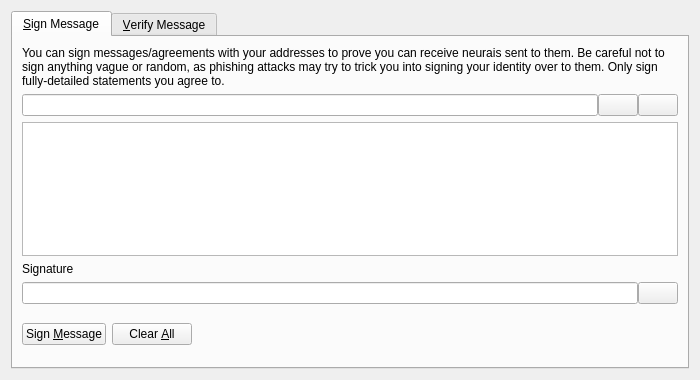
<?xml version="1.0" encoding="UTF-8"?>
<ui version="4.0">
 <class>SignVerifyMessageDialog</class>
 <widget class="QDialog" name="SignVerifyMessageDialog">
  <property name="geometry">
   <rect>
    <x>0</x>
    <y>0</y>
    <width>700</width>
    <height>380</height>
   </rect>
  </property>
  <property name="windowTitle">
   <string>Signatures - Sign / Verify a Message</string>
  </property>
  <property name="modal">
   <bool>true</bool>
  </property>
  <layout class="QVBoxLayout" name="verticalLayout">
   <item>
    <widget class="QTabWidget" name="tabWidget">
     <property name="currentIndex">
      <number>0</number>
     </property>
     <widget class="QWidget" name="tabSignMessage">
      <attribute name="title">
       <string>&amp;Sign Message</string>
      </attribute>
      <layout class="QVBoxLayout" name="verticalLayout_SM">
       <item>
        <widget class="QLabel" name="infoLabel_SM">
         <property name="text">
          <string>You can sign messages/agreements with your addresses to prove you can receive neurais sent to them. Be careful not to sign anything vague or random, as phishing attacks may try to trick you into signing your identity over to them. Only sign fully-detailed statements you agree to.</string>
         </property>
         <property name="textFormat">
          <enum>Qt::PlainText</enum>
         </property>
         <property name="wordWrap">
          <bool>true</bool>
         </property>
        </widget>
       </item>
       <item>
        <layout class="QHBoxLayout" name="horizontalLayout_1_SM">
         <property name="spacing">
          <number>0</number>
         </property>
         <item>
          <widget class="QValidatedLineEdit" name="addressIn_SM">
           <property name="toolTip">
            <string>The Neurai address to sign the message with</string>
           </property>
          </widget>
         </item>
         <item>
          <widget class="QPushButton" name="addressBookButton_SM">
           <property name="toolTip">
            <string>Choose previously used address</string>
           </property>
           <property name="text">
            <string/>
           </property>
           <property name="icon">
            <iconset resource="../neurai.qrc">
             <normaloff>:/icons/address-book</normaloff>:/icons/address-book</iconset>
           </property>
           <property name="shortcut">
            <string>Alt+A</string>
           </property>
           <property name="autoDefault">
            <bool>false</bool>
           </property>
          </widget>
         </item>
         <item>
          <widget class="QPushButton" name="pasteButton_SM">
           <property name="toolTip">
            <string>Paste address from clipboard</string>
           </property>
           <property name="text">
            <string/>
           </property>
           <property name="icon">
            <iconset resource="../neurai.qrc">
             <normaloff>:/icons/editpaste</normaloff>:/icons/editpaste</iconset>
           </property>
           <property name="shortcut">
            <string>Alt+P</string>
           </property>
           <property name="autoDefault">
            <bool>false</bool>
           </property>
          </widget>
         </item>
        </layout>
       </item>
       <item>
        <widget class="QPlainTextEdit" name="messageIn_SM">
         <property name="toolTip">
          <string>Enter the message you want to sign here</string>
         </property>
        </widget>
       </item>
       <item>
        <widget class="QLabel" name="signatureLabel_SM">
         <property name="text">
          <string>Signature</string>
         </property>
         <property name="textFormat">
          <enum>Qt::PlainText</enum>
         </property>
        </widget>
       </item>
       <item>
        <layout class="QHBoxLayout" name="horizontalLayout_2_SM">
         <property name="spacing">
          <number>0</number>
         </property>
         <item>
          <widget class="QLineEdit" name="signatureOut_SM">
           <property name="font">
            <font>
             <italic>true</italic>
            </font>
           </property>
           <property name="readOnly">
            <bool>true</bool>
           </property>
          </widget>
         </item>
         <item>
          <widget class="QPushButton" name="copySignatureButton_SM">
           <property name="toolTip">
            <string>Copy the current signature to the system clipboard</string>
           </property>
           <property name="text">
            <string/>
           </property>
           <property name="icon">
            <iconset resource="../neurai.qrc">
             <normaloff>:/icons/editcopy</normaloff>:/icons/editcopy</iconset>
           </property>
           <property name="autoDefault">
            <bool>false</bool>
           </property>
          </widget>
         </item>
        </layout>
       </item>
       <item>
        <layout class="QHBoxLayout" name="horizontalLayout_3_SM">
         <item>
          <widget class="QPushButton" name="signMessageButton_SM">
           <property name="toolTip">
            <string>Sign the message to prove you own this Neurai address</string>
           </property>
           <property name="text">
            <string>Sign &amp;Message</string>
           </property>
           <property name="icon">
            <iconset resource="../neurai.qrc">
             <normaloff>:/icons/edit</normaloff>:/icons/edit</iconset>
           </property>
           <property name="autoDefault">
            <bool>false</bool>
           </property>
          </widget>
         </item>
         <item>
          <widget class="QPushButton" name="clearButton_SM">
           <property name="toolTip">
            <string>Reset all sign message fields</string>
           </property>
           <property name="text">
            <string>Clear &amp;All</string>
           </property>
           <property name="icon">
            <iconset resource="../neurai.qrc">
             <normaloff>:/icons/remove</normaloff>:/icons/remove</iconset>
           </property>
           <property name="autoDefault">
            <bool>false</bool>
           </property>
          </widget>
         </item>
         <item>
          <spacer name="horizontalSpacer_1_SM">
           <property name="orientation">
            <enum>Qt::Horizontal</enum>
           </property>
           <property name="sizeHint" stdset="0">
            <size>
             <width>40</width>
             <height>48</height>
            </size>
           </property>
          </spacer>
         </item>
         <item>
          <widget class="QLabel" name="statusLabel_SM">
           <property name="font">
            <font>
             <weight>75</weight>
             <bold>true</bold>
            </font>
           </property>
           <property name="text">
            <string/>
           </property>
           <property name="wordWrap">
            <bool>true</bool>
           </property>
          </widget>
         </item>
         <item>
          <spacer name="horizontalSpacer_2_SM">
           <property name="orientation">
            <enum>Qt::Horizontal</enum>
           </property>
           <property name="sizeHint" stdset="0">
            <size>
             <width>40</width>
             <height>48</height>
            </size>
           </property>
          </spacer>
         </item>
        </layout>
       </item>
      </layout>
     </widget>
     <widget class="QWidget" name="tabVerifyMessage">
      <attribute name="title">
       <string>&amp;Verify Message</string>
      </attribute>
      <layout class="QVBoxLayout" name="verticalLayout_VM">
       <item>
        <widget class="QLabel" name="infoLabel_VM">
         <property name="text">
          <string>Enter the receiver's address, message (ensure you copy line breaks, spaces, tabs, etc. exactly) and signature below to verify the message. Be careful not to read more into the signature than what is in the signed message itself, to avoid being tricked by a man-in-the-middle attack. Note that this only proves the signing party receives with the address, it cannot prove sendership of any transaction!</string>
         </property>
         <property name="textFormat">
          <enum>Qt::PlainText</enum>
         </property>
         <property name="alignment">
          <set>Qt::AlignLeading|Qt::AlignLeft|Qt::AlignTop</set>
         </property>
         <property name="wordWrap">
          <bool>true</bool>
         </property>
        </widget>
       </item>
       <item>
        <layout class="QHBoxLayout" name="horizontalLayout_1_VM">
         <property name="spacing">
          <number>0</number>
         </property>
         <item>
          <widget class="QValidatedLineEdit" name="addressIn_VM">
           <property name="toolTip">
            <string>The Neurai address the message was signed with</string>
           </property>
          </widget>
         </item>
         <item>
          <widget class="QPushButton" name="addressBookButton_VM">
           <property name="toolTip">
            <string>Choose previously used address</string>
           </property>
           <property name="text">
            <string/>
           </property>
           <property name="icon">
            <iconset resource="../neurai.qrc">
             <normaloff>:/icons/address-book</normaloff>:/icons/address-book</iconset>
           </property>
           <property name="shortcut">
            <string>Alt+A</string>
           </property>
           <property name="autoDefault">
            <bool>false</bool>
           </property>
          </widget>
         </item>
        </layout>
       </item>
       <item>
        <widget class="QPlainTextEdit" name="messageIn_VM"/>
       </item>
       <item>
        <widget class="QValidatedLineEdit" name="signatureIn_VM"/>
       </item>
       <item>
        <layout class="QHBoxLayout" name="horizontalLayout_2_VM">
         <item>
          <widget class="QPushButton" name="verifyMessageButton_VM">
           <property name="toolTip">
            <string>Verify the message to ensure it was signed with the specified Neurai address</string>
           </property>
           <property name="text">
            <string>Verify &amp;Message</string>
           </property>
           <property name="icon">
            <iconset resource="../neurai.qrc">
             <normaloff>:/icons/transaction_0</normaloff>:/icons/transaction_0</iconset>
           </property>
           <property name="autoDefault">
            <bool>false</bool>
           </property>
          </widget>
         </item>
         <item>
          <widget class="QPushButton" name="clearButton_VM">
           <property name="toolTip">
            <string>Reset all verify message fields</string>
           </property>
           <property name="text">
            <string>Clear &amp;All</string>
           </property>
           <property name="icon">
            <iconset resource="../neurai.qrc">
             <normaloff>:/icons/remove</normaloff>:/icons/remove</iconset>
           </property>
           <property name="autoDefault">
            <bool>false</bool>
           </property>
          </widget>
         </item>
         <item>
          <spacer name="horizontalSpacer_1_VM">
           <property name="orientation">
            <enum>Qt::Horizontal</enum>
           </property>
           <property name="sizeHint" stdset="0">
            <size>
             <width>40</width>
             <height>48</height>
            </size>
           </property>
          </spacer>
         </item>
         <item>
          <widget class="QLabel" name="statusLabel_VM">
           <property name="font">
            <font>
             <weight>75</weight>
             <bold>true</bold>
            </font>
           </property>
           <property name="text">
            <string/>
           </property>
           <property name="wordWrap">
            <bool>true</bool>
           </property>
          </widget>
         </item>
         <item>
          <spacer name="horizontalSpacer_2_VM">
           <property name="orientation">
            <enum>Qt::Horizontal</enum>
           </property>
           <property name="sizeHint" stdset="0">
            <size>
             <width>40</width>
             <height>48</height>
            </size>
           </property>
          </spacer>
         </item>
        </layout>
       </item>
      </layout>
     </widget>
    </widget>
   </item>
  </layout>
 </widget>
 <customwidgets>
  <customwidget>
   <class>QValidatedLineEdit</class>
   <extends>QLineEdit</extends>
   <header>qvalidatedlineedit.h</header>
  </customwidget>
 </customwidgets>
 <resources>
  <include location="../neurai.qrc"/>
 </resources>
 <connections/>
</ui>
